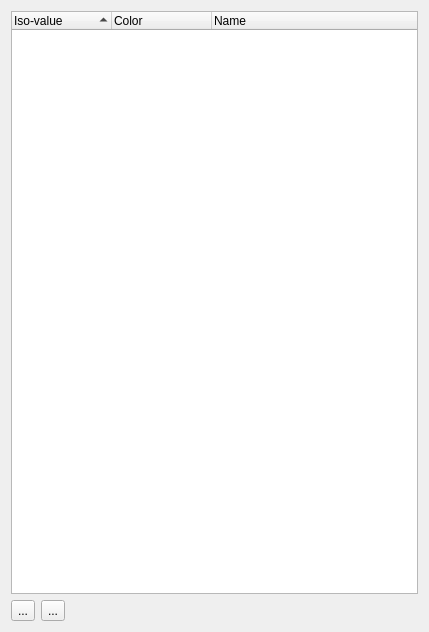
<ui version="4.0" >
 <class>Values_list</class>
 <widget class="QWidget" name="Values_list" >
  <property name="geometry" >
   <rect>
    <x>0</x>
    <y>0</y>
    <width>429</width>
    <height>632</height>
   </rect>
  </property>
  <property name="windowTitle" >
   <string>Form</string>
  </property>
  <layout class="QVBoxLayout" >
   <item>
    <widget class="QTreeWidget" name="treeWidget" >
     <property name="frameShape" >
      <enum>QFrame::StyledPanel</enum>
     </property>
     <property name="lineWidth" >
      <number>1</number>
     </property>
     <property name="editTriggers" >
      <set>QAbstractItemView::AnyKeyPressed|QAbstractItemView::DoubleClicked|QAbstractItemView::EditKeyPressed|QAbstractItemView::NoEditTriggers|QAbstractItemView::SelectedClicked</set>
     </property>
     <property name="alternatingRowColors" >
      <bool>true</bool>
     </property>
     <property name="selectionMode" >
      <enum>QAbstractItemView::ExtendedSelection</enum>
     </property>
     <property name="indentation" >
      <number>0</number>
     </property>
     <property name="rootIsDecorated" >
      <bool>false</bool>
     </property>
     <property name="uniformRowHeights" >
      <bool>true</bool>
     </property>
     <property name="itemsExpandable" >
      <bool>false</bool>
     </property>
     <property name="sortingEnabled" >
      <bool>true</bool>
     </property>
     <property name="allColumnsShowFocus" >
      <bool>false</bool>
     </property>
     <property name="columnCount" >
      <number>3</number>
     </property>
     <column>
      <property name="text" >
       <string>Iso-value</string>
      </property>
     </column>
     <column>
      <property name="text" >
       <string>Color</string>
      </property>
     </column>
     <column>
      <property name="text" >
       <string>Name</string>
      </property>
     </column>
    </widget>
   </item>
   <item>
    <layout class="QHBoxLayout" >
     <item>
      <widget class="QToolButton" name="plusButton" >
       <property name="text" >
        <string>...</string>
       </property>
       <property name="icon" >
        <iconset resource="../values_list.qrc" >:/values/plus.png</iconset>
       </property>
      </widget>
     </item>
     <item>
      <widget class="QToolButton" name="minusButton" >
       <property name="text" >
        <string>...</string>
       </property>
       <property name="icon" >
        <iconset resource="../values_list.qrc" >:/values/minus.png</iconset>
       </property>
       <property name="shortcut" >
        <string>Del</string>
       </property>
      </widget>
     </item>
     <item>
      <spacer>
       <property name="orientation" >
        <enum>Qt::Horizontal</enum>
       </property>
       <property name="sizeHint" >
        <size>
         <width>40</width>
         <height>20</height>
        </size>
       </property>
      </spacer>
     </item>
    </layout>
   </item>
  </layout>
 </widget>
 <resources>
  <include location="../surface_mesher.qrc" />
  <include location="../values_list.qrc" />
 </resources>
 <connections/>
</ui>
